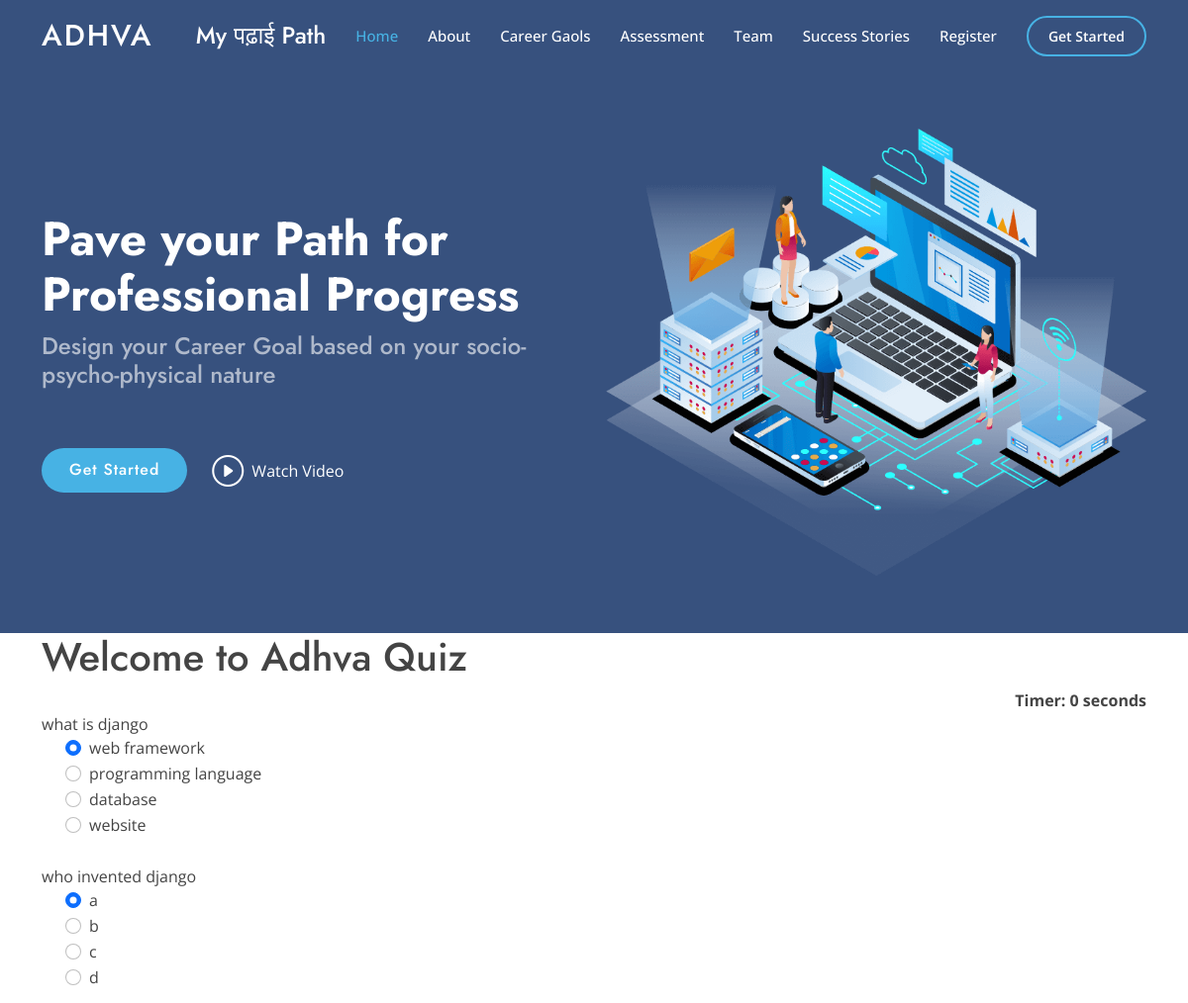
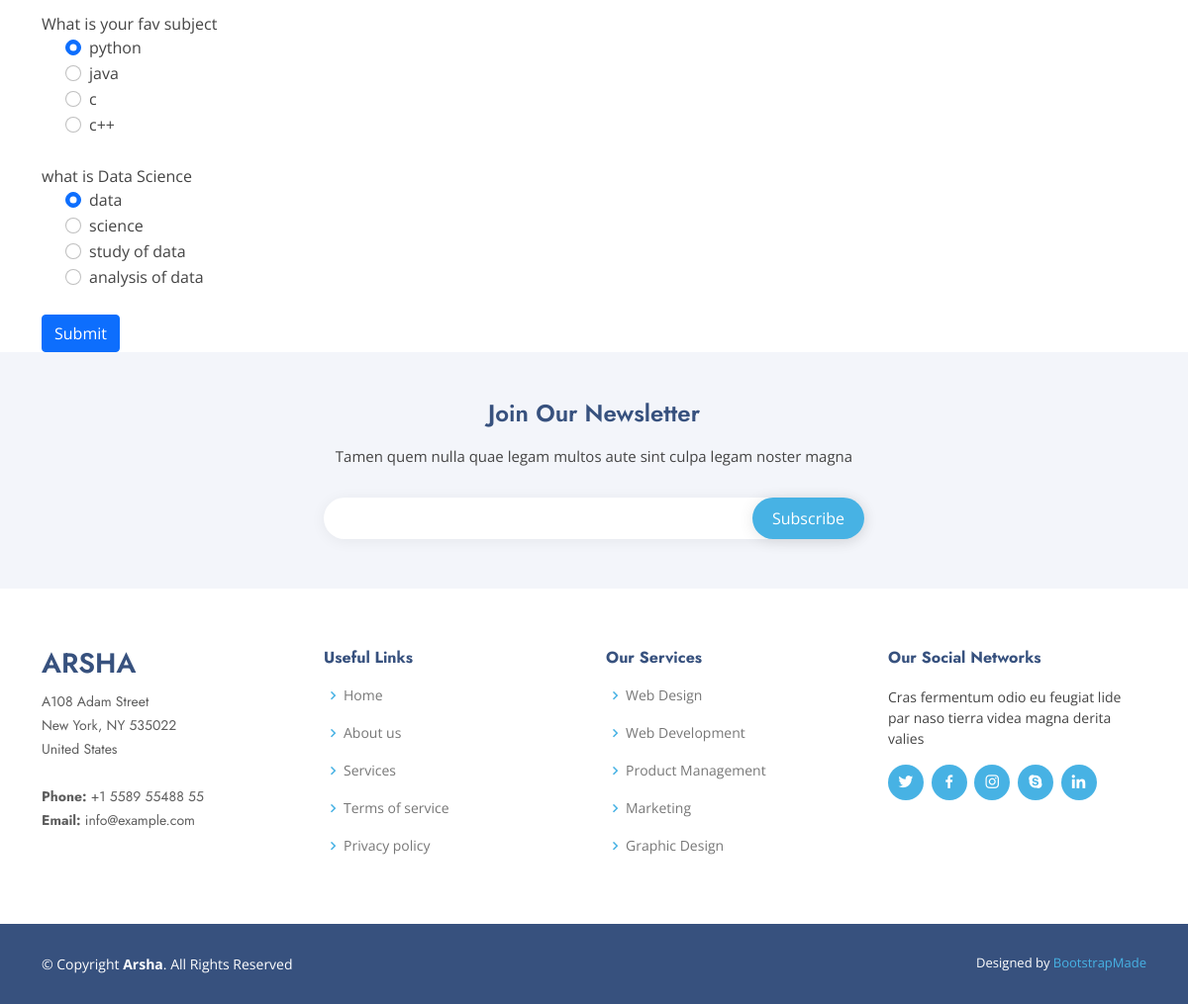
Page /home/assessment on the committed database (2 pictures, top to bottom).
### home/models.py (models this page shows, shortened)
class Questions(models.Model):
    question = models.CharField(max_length=1000, null=True)
    op1 = models.CharField(max_length=100, null=True)
    op2 = models.CharField(max_length=100, null=True)
    op3 = models.CharField(max_length=100, null=True)
    op4 = models.CharField(max_length=100, null=True)
    def __str__(self):
        return self.question

### home/views.py (the view)
# urls.py: path('assessment',views.assessment),
def assessment(request):
    if request.method == 'POST':
        return render(request, 'assessment.html')
    else:
        questions = Questions.objects.all()
        print(questions)
        context = {
            'hquestions': questions
        }
        return render(request, 'assessment.html',context=context)

### home/templates/assessment.html (shortened to what this page needs)
{% load static %}
<!DOCTYPE html>
<html lang="en">
<head>
  <link href="{% static 'assets/vendor/aos/aos.css' %}" rel="stylesheet">
  <link href="{% static 'assets/vendor/bootstrap/css/bootstrap.min.css' %}" rel="stylesheet">
  <link href="{% static 'assets/vendor/bootstrap-icons/bootstrap-icons.css' %}" rel="stylesheet">
  <link href="{% static 'assets/vendor/boxicons/css/boxicons.min.css' %}" rel="stylesheet">
  <link href="{% static 'assets/vendor/glightbox/css/glightbox.min.css' %}" rel="stylesheet">
  <link href="{% static 'assets/vendor/remixicon/remixicon.css' %}" rel="stylesheet">
  <link href="{% static 'assets/vendor/swiper/swiper-bundle.min.css' %}" rel="stylesheet">
  <link href="{% static 'assets/css/style.css' %}" rel="stylesheet">
</head>
<body>
  <header id="header" class="fixed-top ">
    <div class="container d-flex align-items-center">
      <h1 class="logo me-auto"><a href="index.html">Adhva</a></h1>
      <h4 class="whiteText">My पढ़ाई Path</h4>
      <nav id="navbar" class="navbar">
        <ul>
          <li><a class="nav-link scrollto active" href="#hero">Home</a></li>
          <li><a class="nav-link scrollto" href="#about">About</a></li>
          <li><a class="nav-link scrollto" href="#services">Career Gaols</a></li>
          <li><a class="nav-link scrollto" href="#assessment">Assessment</a></li>
          <li><a class="nav-link scrollto" href="#team">Team</a></li>
          <li><a class="nav-link   scrollto" href="#portfolio">Success Stories</a></li>
          <li><a class="nav-link scrollto" href="#contact">Register</a></li>
          <li><a class="getstarted scrollto" href="#about">Get Started</a></li>
    </div>
  </header>
  <section id="hero" class="d-flex align-items-center">
    <div class="container">
      <div class="row">
        <div class="col-lg-6 d-flex flex-column justify-content-center pt-4 pt-lg-0 order-2 order-lg-1" data-aos="fade-up" data-aos-delay="200">
          <h1>Pave your Path for Professional Progress</h1>
          <h2>Design your Career Goal based on your socio-psycho-physical nature</h2>
          <div class="d-flex justify-content-center justify-content-lg-start">
            <a href="#about" class="btn-get-started scrollto">Get Started</a>
            <a href="https://www.youtube.com/watch?v=jDDaplaOz7Q" class="glightbox btn-watch-video"><i class="bi bi-play-circle"></i><span>Watch Video</span></a>
          </div>
        </div>
        <div class="col-lg-6 order-1 order-lg-2 hero-img" data-aos="zoom-in" data-aos-delay="200">
          <img src="{% static 'assets/img/hero-img.png' %}" class="img-fluid animated" alt="">
        </div>
      </div>
    </div>
  </section>
  <main id="main">
{% load static %}
<div class="container ">
<h1>Welcome to Adhva Quiz</h1>
<div align="right " id="displaytimer"><b>Timer: 0 seconds</b></div>
 <form method='post' action='assessment'>
     {% for q  in hquestions%}
        {% if forloop.counter == 1 or forloop.counter == 3 %}
          <tr>
        {% endif %}
            {% if  forloop.counter == 1 or forloop.counter == 3 %}
              <td>
                <div class="form-group">
                  <label for="question">{{q.question}}</label>
                </div>
                <div class="form-check">
                  <div class="form-check">
                      <input class="form-check-input" type="radio" name="{{q.question}}" id="gridRadios1" value="option1" checked>
                      <label class="form-check-label" for="gridRadios1">
                          {{q.op1}}
                      </label>
                  </div>
                  <div class="form-check">
                      <input class="form-check-input" type="radio" name="{{q.question}}" id="gridRadios2" value="option2">
                      <label class="form-check-label" for="gridRadios2">
                          {{q.op2}}
                      </label>
                  </div>
                  <div class="form-check">
                      <input class="form-check-input" type="radio" name="{{q.question}}" id="gridRadios1" value="option3">
                      <label class="form-check-label" for="gridRadios1">
                          {{q.op3}}
                      </label>
                  </div>
                  <div class="form-check">
                      <input class="form-check-input" type="radio" name="{{q.question}}" id="gridRadios2" value="option4">
                      <label class="form-check-label" for="gridRadios2">
                          {{q.op4}}
                      </label>
                  </div>
                  <br>
              </div>
              </td>
            {% endif %}
            {% if  forloop.counter == 2 or forloop.counter == 4 %}
              <td>
                <div class="form-group">
                  <label for="question">{{q.question}}</label>
                </div>
                <div class="form-check">
                  <div class="form-check">
                      <input class="form-check-input" type="radio" name="{{q.question}}" id="gridRadios1" value="option1" checked>
                      <label class="form-check-label" for="gridRadios1">
                          {{q.op1}}
                      </label>
                  </div>
                  <div class="form-check">
                      <input class="form-check-input" type="radio" name="{{q.question}}" id="gridRadios2" value="option2">
                      <label class="form-check-label" for="gridRadios2">
                          {{q.op2}}
                      </label>
                  </div>
                  <div class="form-check">
                      <input class="form-check-input" type="radio" name="{{q.question}}" id="gridRadios1" value="option3">
                      <label class="form-check-label" for="gridRadios1">
                          {{q.op3}}
                      </label>
                  </div>
                  <div class="form-check">
                      <input class="form-check-input" type="radio" name="{{q.question}}" id="gridRadios2" value="option4">
                      <label class="form-check-label" for="gridRadios2">
                          {{q.op4}}
                      </label>
                  </div>
              </div>
              </td>
            {% endif %}
        {% if  forloop.counter == 2 or forloop.counter == 4 %}
          </tr>
          <br>
        {% endif %}
     {% endfor %}
    <button type="submit" class="btn btn-primary">Submit</button>
  </form>
  </main>
  <footer id="footer">
    <div class="footer-newsletter">
      <div class="container">
        <div class="row justify-content-center">
          <div class="col-lg-6">
            <h4>Join Our Newsletter</h4>
            <p>Tamen quem nulla quae legam multos aute sint culpa legam noster magna</p>
            <form action=""  method="post">
              <input type="email" name="email"><input type="submit" value="Subscribe">
            </form>
          </div>
        </div>
      </div>
    </div>
    <div class="footer-top">
      <div class="container">
        <div class="row">
          <div class="col-lg-3 col-md-6 footer-contact">
            <h3>Arsha</h3>
            <p>
              A108 Adam Street <br>
              New York, NY 535022<br>
              United States <br><br>
              <strong>Phone:</strong> +1 5589 55488 55<br>
              <strong>Email:</strong> info@example.com<br>
            </p>
          </div>
          <div class="col-lg-3 col-md-6 footer-links">
            <h4>Useful Links</h4>
            <ul>
              <li><i class="bx bx-chevron-right"></i> <a href="#">Home</a></li>
              <li><i class="bx bx-chevron-right"></i> <a href="#">About us</a></li>
              <li><i class="bx bx-chevron-right"></i> <a href="#">Services</a></li>
              <li><i class="bx bx-chevron-right"></i> <a href="#">Terms of service</a></li>
              <li><i class="bx bx-chevron-right"></i> <a href="#">Privacy policy</a></li>
            </ul>
          </div>
          <div class="col-lg-3 col-md-6 footer-links">
            <h4>Our Services</h4>
            <ul>
              <li><i class="bx bx-chevron-right"></i> <a href="#">Web Design</a></li>
              <li><i class="bx bx-chevron-right"></i> <a href="#">Web Development</a></li>
              <li><i class="bx bx-chevron-right"></i> <a href="#">Product Management</a></li>
              <li><i class="bx bx-chevron-right"></i> <a href="#">Marketing</a></li>
              <li><i class="bx bx-chevron-right"></i> <a href="#">Graphic Design</a></li>
            </ul>
          </div>
          <div class="col-lg-3 col-md-6 footer-links">
            <h4>Our Social Networks</h4>
            <p>Cras fermentum odio eu feugiat lide par naso tierra videa magna derita valies</p>
            <div class="social-links mt-3">
              <a href="#" class="twitter"><i class="bx bxl-twitter"></i></a>
              <a href="#" class="facebook"><i class="bx bxl-facebook"></i></a>
              <a href="#" class="instagram"><i class="bx bxl-instagram"></i></a>
              <a href="#" class="google-plus"><i class="bx bxl-skype"></i></a>
              <a href="#" class="linkedin"><i class="bx bxl-linkedin"></i></a>
            </div>
          </div>
        </div>
      </div>
    </div>
    <div class="container footer-bottom clearfix">
      <div class="copyright">
        &copy; Copyright <strong><span>Arsha</span></strong>. All Rights Reserved
      </div>
      <div class="credits">
        Designed by <a href="https://bootstrapmade.com/">BootstrapMade</a>
      </div>
    </div>
  </footer>
</body>
</html>

### home/static/assets/css/style.css (style rules this page uses)
body { font-family: "Open Sans", sans-serif; color: #444444; }
a { color: #47b2e4; text-decoration: none; }
h1, h2, h3, h4, h5, h6 { font-family: "Jost", sans-serif; }
#header { transition: all 0.5s; z-index: 997; padding: 15px 0; }
#header .logo { font-size: 30px; margin: 0; padding: 0; line-height: 1; font-weight: 500; letter-spacing: 2px; text-transform: uppercase; }
#header .logo a { color: #fff; }
.navbar { padding: 0; }
.navbar ul { margin: 0; padding: 0; display: flex; list-style: none; align-items: center; }
.navbar li { position: relative; }
.navbar a, .navbar a:focus { display: flex; align-items: center; justify-content: space-between; padding: 10px 0 10px 30px; font-size: 15px; font-weight: 500; color: #fff; white-space: nowrap; transition: 0.3s; }
.navbar a:hover, .navbar .active, .navbar .active:focus, .navbar li:hover > a { color: #47b2e4; }
.navbar .getstarted, .navbar .getstarted:focus { padding: 8px 20px; margin-left: 30px; border-radius: 50px; color: #fff; font-size: 14px; border: 2px solid #47b2e4; font-weight: 600; }
#hero { width: 100%; height: 80vh; background: #37517e; }
#hero .container { padding-top: 72px; }
#hero h1 { margin: 0 0 10px 0; font-size: 48px; font-weight: 700; line-height: 56px; color: #fff; }
#hero h2 { color: rgba(255, 255, 255, 0.6); margin-bottom: 50px; font-size: 24px; }
#hero .btn-get-started { font-family: "Jost", sans-serif; font-weight: 500; font-size: 16px; letter-spacing: 1px; display: inline-block; padding: 10px 28px 11px 28px; border-radius: 50px; transition: 0.5s; margin: 10px 0 0 0; color: #fff; background: #47b2e4; }
#hero .btn-watch-video { font-size: 16px; display: flex; align-items: center; transition: 0.5s; margin: 10px 0 0 25px; color: #fff; line-height: 1; }
#hero .btn-watch-video i { line-height: 0; color: #fff; font-size: 32px; transition: 0.3s; margin-right: 8px; }
#hero .animated { animation: up-down 2s ease-in-out infinite alternate-reverse both; }
section { padding: 60px 0; overflow: hidden; }
#footer { font-size: 14px; background: #37517e; }
#footer .footer-newsletter { padding: 50px 0; background: #f3f5fa; text-align: center; font-size: 15px; color: #444444; }
#footer .footer-newsletter h4 { font-size: 24px; margin: 0 0 20px 0; padding: 0; line-height: 1; font-weight: 600; color: #37517e; }
#footer .footer-newsletter form { margin-top: 30px; background: #fff; padding: 6px 10px; position: relative; border-radius: 50px; box-shadow: 0px 2px 15px rgba(0, 0, 0, 0.06); text-align: left; }
#footer .footer-newsletter form input[type=email] { border: 0; padding: 4px 8px; width: calc(100% - 100px); }
#footer .footer-newsletter form input[type=submit] { position: absolute; top: 0; right: 0; bottom: 0; border: 0; background: none; font-size: 16px; padding: 0 20px; background: #47b2e4; color: #fff; transition: 0.3s; border-radius: 50px; box-shadow: 0px 2px 15px rgba(0, 0, 0, 0.1); }
#footer .footer-top { padding: 60px 0 30px 0; background: #fff; }
#footer .footer-top .footer-contact { margin-bottom: 30px; }
#footer .footer-top .footer-contact h3 { font-size: 28px; margin: 0 0 10px 0; padding: 2px 0 2px 0; line-height: 1; text-transform: uppercase; font-weight: 600; color: #37517e; }
#footer .footer-top .footer-contact p { font-size: 14px; line-height: 24px; margin-bottom: 0; font-family: "Jost", sans-serif; color: #5e5e5e; }
#footer .footer-top h4 { font-size: 16px; font-weight: bold; color: #37517e; position: relative; padding-bottom: 12px; }
#footer .footer-top .footer-links { margin-bottom: 30px; }
#footer .footer-top .footer-links ul { list-style: none; padding: 0; margin: 0; }
#footer .footer-top .footer-links ul i { padding-right: 2px; color: #47b2e4; font-size: 18px; line-height: 1; }
#footer .footer-top .footer-links ul li { padding: 10px 0; display: flex; align-items: center; }
#footer .footer-top .footer-links ul li:first-child { padding-top: 0; }
#footer .footer-top .footer-links ul a { color: #777777; transition: 0.3s; display: inline-block; line-height: 1; }
#footer .footer-top .social-links a { font-size: 18px; display: inline-block; background: #47b2e4; color: #fff; line-height: 1; padding: 8px 0; margin-right: 4px; border-radius: 50%; text-align: center; width: 36px; height: 36px; transition: 0.3s; }
#footer .footer-bottom { padding-top: 30px; padding-bottom: 30px; color: #fff; }
#footer .copyright { float: left; }
#footer .credits { float: right; font-size: 13px; }
#footer .credits a { transition: 0.3s; }

### rows in the picture
Questions: question "what is django", op1 "web framework", op2 "programming language", op3 "database", op4 "website"
Questions: question "who invented django", op1 "a", op2 "b", op3 "c", op4 "d"
Questions: question "What is your fav subject", op1 "python", op2 "java", op3 "c", op4 "c++"
Questions: question "what is Data Science", op1 "data", op2 "science", op3 "study of data", op4 "analysis of data"
